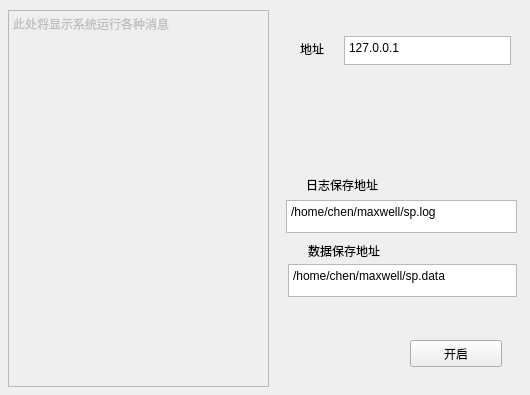
<?xml version="1.0" encoding="UTF-8"?>
<ui version="4.0">
 <class>MainWindow</class>
 <widget class="QMainWindow" name="MainWindow">
  <property name="geometry">
   <rect>
    <x>0</x>
    <y>0</y>
    <width>530</width>
    <height>395</height>
   </rect>
  </property>
  <property name="windowTitle">
   <string>SP</string>
  </property>
  <widget class="QWidget" name="centralWidget">
   <widget class="QPlainTextEdit" name="cipherText">
    <property name="enabled">
     <bool>false</bool>
    </property>
    <property name="geometry">
     <rect>
      <x>8</x>
      <y>10</y>
      <width>261</width>
      <height>377</height>
     </rect>
    </property>
    <property name="styleSheet">
     <string notr="true">
font: 14pt &quot;Abyssinica SIL&quot;;</string>
    </property>
    <property name="plainText">
     <string>此处将显示系统运行各种消息</string>
    </property>
   </widget>
   <widget class="QPlainTextEdit" name="addressT">
    <property name="geometry">
     <rect>
      <x>344</x>
      <y>36</y>
      <width>167</width>
      <height>29</height>
     </rect>
    </property>
    <property name="plainText">
     <string>127.0.0.1</string>
    </property>
   </widget>
   <widget class="QPlainTextEdit" name="logFilepath">
    <property name="geometry">
     <rect>
      <x>286</x>
      <y>200</y>
      <width>231</width>
      <height>33</height>
     </rect>
    </property>
    <property name="styleSheet">
     <string notr="true">font: 12pt &quot;Abyssinica SIL&quot;;</string>
    </property>
    <property name="plainText">
     <string>/home/chen/maxwell/sp.log</string>
    </property>
   </widget>
   <widget class="QPlainTextEdit" name="dataFilepath">
    <property name="geometry">
     <rect>
      <x>288</x>
      <y>264</y>
      <width>229</width>
      <height>33</height>
     </rect>
    </property>
    <property name="styleSheet">
     <string notr="true">font: 12pt &quot;Abyssinica SIL&quot;;</string>
    </property>
    <property name="plainText">
     <string>/home/chen/maxwell/sp.data</string>
    </property>
   </widget>
   <widget class="QLabel" name="logFilepathL">
    <property name="geometry">
     <rect>
      <x>306</x>
      <y>176</y>
      <width>125</width>
      <height>17</height>
     </rect>
    </property>
    <property name="text">
     <string>日志保存地址</string>
    </property>
   </widget>
   <widget class="QLabel" name="addressL">
    <property name="geometry">
     <rect>
      <x>300</x>
      <y>40</y>
      <width>37</width>
      <height>17</height>
     </rect>
    </property>
    <property name="text">
     <string>地址</string>
    </property>
   </widget>
   <widget class="QLabel" name="dataFilepathT">
    <property name="geometry">
     <rect>
      <x>308</x>
      <y>242</y>
      <width>125</width>
      <height>17</height>
     </rect>
    </property>
    <property name="text">
     <string>数据保存地址</string>
    </property>
   </widget>
   <widget class="QPushButton" name="listenBtn">
    <property name="geometry">
     <rect>
      <x>410</x>
      <y>340</y>
      <width>92</width>
      <height>27</height>
     </rect>
    </property>
    <property name="text">
     <string>开启</string>
    </property>
   </widget>
  </widget>
 </widget>
 <layoutdefault spacing="6" margin="11"/>
 <resources/>
 <connections/>
</ui>
